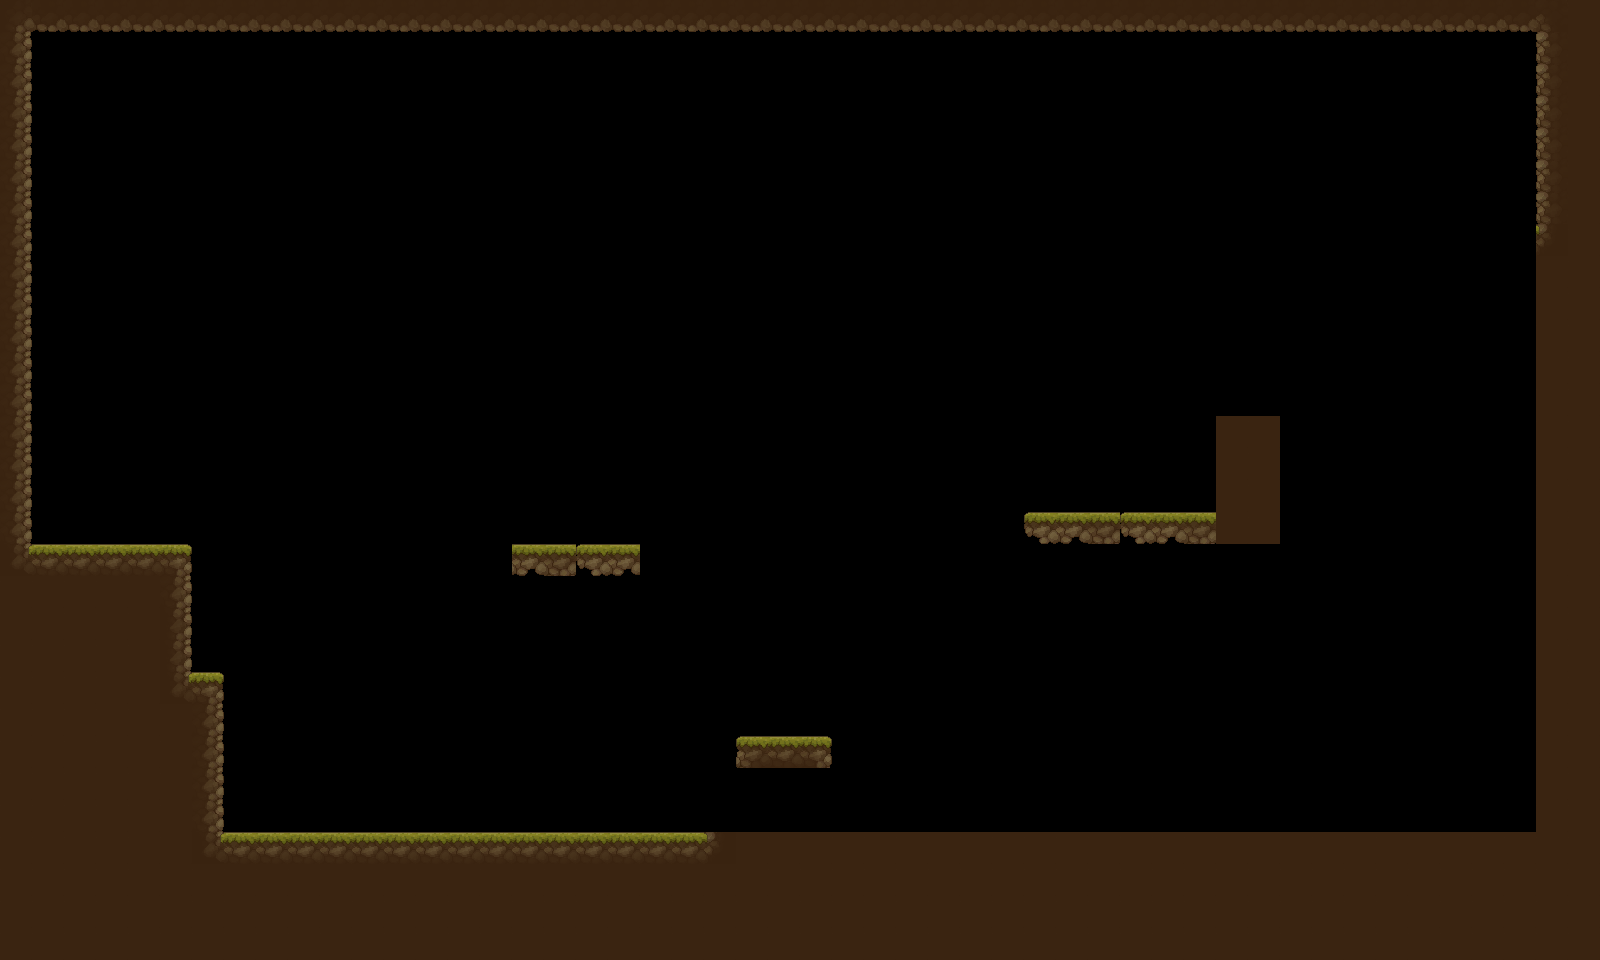

This game map was drawn from its Tiled (.tmx) file and the tilesets committed beside it. A one-line description and the full map source follow:
An orthogonal 50x30 tile map with 32x32 px tiles, 1 tile layer (Tile Layer 1) and 11 objects (9x platform, 2x one_way_platform).

<map version="1.10" tiledversion="1.11.2" orientation="orthogonal" renderorder="right-down" width="50" height="30" tilewidth="32" tileheight="32" infinite="0" nextlayerid="3" nextobjectid="62">
 <tileset firstgid="1" name="TX_Tileset_Ground" tilewidth="32" tileheight="32" tilecount="256" columns="16">
  <image source="TX_Tileset_Ground.png" width="512" height="512" />
 </tileset>
 <layer id="1" name="Tile Layer 1" width="50" height="30">
  <data encoding="csv">
65,66,66,66,66,66,66,66,66,66,66,66,66,66,66,66,66,66,66,66,66,66,66,66,66,66,66,66,66,66,66,66,66,66,66,66,66,66,66,66,66,66,66,66,66,66,66,66,67,18,
19,0,0,0,0,0,0,0,0,0,0,0,0,0,0,0,0,0,0,0,0,0,0,0,0,0,0,0,0,0,0,0,0,0,0,0,0,0,0,0,0,0,0,0,0,0,0,0,17,18,
19,0,0,0,0,0,0,0,0,0,0,0,0,0,0,0,0,0,0,0,0,0,0,0,0,0,0,0,0,0,0,0,0,0,0,0,0,0,0,0,0,0,0,0,0,0,0,0,17,18,
19,0,0,0,0,0,0,0,0,0,0,0,0,0,0,0,0,0,0,0,0,0,0,0,0,0,0,0,0,0,0,0,0,0,0,0,0,0,0,0,0,0,0,0,0,0,0,0,17,18,
19,0,0,0,0,0,0,0,0,0,0,0,0,0,0,0,0,0,0,0,0,0,0,0,0,0,0,0,0,0,0,0,0,0,0,0,0,0,0,0,0,0,0,0,0,0,0,0,17,18,
19,0,0,0,0,0,0,0,0,0,0,0,0,0,0,0,0,0,0,0,0,0,0,0,0,0,0,0,0,0,0,0,0,0,0,0,0,0,0,0,0,0,0,0,0,0,0,0,17,18,
19,0,0,0,0,0,0,0,0,0,0,0,0,0,0,0,0,0,0,0,0,0,0,0,0,0,0,0,0,0,0,0,0,0,0,0,0,0,0,0,0,0,0,0,0,0,0,0,17,18,
19,0,0,0,0,0,0,0,0,0,0,0,0,0,0,0,0,0,0,0,0,0,0,0,0,0,0,0,0,0,0,0,0,0,0,0,0,0,0,0,0,0,0,0,0,0,0,0,99,18,
19,0,0,0,0,0,0,0,0,0,0,0,0,0,0,0,0,0,0,0,0,0,0,0,0,0,0,0,0,0,0,0,0,0,0,0,0,0,0,0,0,0,0,0,0,0,0,0,18,18,
19,0,0,0,0,0,0,0,0,0,0,0,0,0,0,0,0,0,0,0,0,0,0,0,0,0,0,0,0,0,0,0,0,0,0,0,0,0,0,0,0,0,0,0,0,0,0,0,18,18,
19,0,0,0,0,0,0,0,0,0,0,0,0,0,0,0,0,0,0,0,0,0,0,0,0,0,0,0,0,0,0,0,0,0,0,0,0,0,0,0,0,0,0,0,0,0,0,0,18,18,
19,0,0,0,0,0,0,0,0,0,0,0,0,0,0,0,0,0,0,0,0,0,0,0,0,0,0,0,0,0,0,0,0,0,0,0,0,0,0,0,0,0,0,0,0,0,0,0,18,18,
19,0,0,0,0,0,0,0,0,0,0,0,0,0,0,0,0,0,0,0,0,0,0,0,0,0,0,0,0,0,0,0,0,0,0,0,0,0,0,0,0,0,0,0,0,0,0,0,18,18,
19,0,0,0,0,0,0,0,0,0,0,0,0,0,0,0,0,0,0,0,0,0,0,0,0,0,0,0,0,0,0,0,0,0,0,0,0,0,18,18,0,0,0,0,0,0,0,0,18,18,
19,0,0,0,0,0,0,0,0,0,0,0,0,0,0,0,0,0,0,0,0,0,0,0,0,0,0,0,0,0,0,0,0,0,0,0,0,0,18,18,0,0,0,0,0,0,0,0,18,18,
19,0,0,0,0,0,0,0,0,0,0,0,0,0,0,0,0,0,0,0,0,0,0,0,0,0,0,0,0,0,0,0,0,0,0,0,0,0,18,18,0,0,0,0,0,0,0,0,18,18,
19,0,0,0,0,0,0,0,0,0,0,0,0,0,0,0,0,0,0,0,0,0,0,0,0,0,0,0,0,0,0,0,55,56,57,55,56,57,18,18,0,0,0,0,0,0,0,0,18,18,
97,2,2,2,2,3,0,0,0,0,0,0,0,0,0,36,56,57,55,56,36,0,0,0,0,0,0,0,0,0,0,0,0,0,0,0,0,0,0,0,0,0,0,0,0,0,0,0,18,18,
18,18,18,18,18,19,0,0,0,0,0,0,0,0,0,0,0,0,0,0,0,0,0,0,0,0,0,0,0,0,0,0,0,0,0,0,0,0,0,0,0,0,0,0,0,0,0,0,18,18,
18,18,18,18,18,81,0,0,0,0,0,0,0,0,0,0,0,0,0,0,0,0,0,0,0,0,0,0,0,0,0,0,0,0,0,0,0,0,0,0,0,0,0,0,0,0,0,0,18,18,
18,18,18,18,18,81,0,0,0,0,0,0,0,0,0,0,0,0,0,0,0,0,0,0,0,0,0,0,0,0,0,0,0,0,0,0,0,0,0,0,0,0,0,0,0,0,0,0,18,18,
18,18,18,18,18,97,3,0,0,0,0,0,0,0,0,0,0,0,0,0,0,0,0,0,0,0,0,0,0,0,0,0,0,0,0,0,0,0,0,0,0,0,0,0,0,0,0,0,18,18,
18,18,18,18,18,18,19,0,0,0,0,0,0,0,0,0,0,0,0,0,0,0,0,0,0,0,0,0,0,0,0,0,0,0,0,0,0,0,0,0,0,0,0,0,0,0,0,0,18,18,
18,18,18,18,18,18,19,0,0,0,0,0,0,0,0,0,0,0,0,0,0,0,0,1,2,3,0,0,0,0,0,0,0,0,0,0,0,0,0,0,0,0,0,0,0,0,0,0,18,18,
18,18,18,18,18,18,19,0,0,0,0,0,0,0,0,0,0,0,0,0,0,0,0,0,0,0,0,0,0,0,0,0,0,0,0,0,0,0,0,0,0,0,0,0,0,0,0,0,18,18,
18,18,18,18,18,18,19,0,0,0,0,0,0,0,0,0,0,0,0,0,0,0,0,0,0,0,0,0,0,0,0,0,0,0,0,0,0,0,0,0,0,0,0,0,0,0,0,0,18,18,
18,18,18,18,18,18,97,2,2,2,2,2,2,2,2,2,2,2,2,2,2,2,99,18,18,18,18,18,18,18,18,18,18,18,18,18,18,18,18,18,18,18,18,18,18,18,18,18,18,18,
18,18,18,18,18,18,18,18,18,18,18,18,18,18,18,18,18,18,18,18,18,18,18,18,18,18,18,18,18,18,18,18,18,18,18,18,18,18,18,18,18,18,18,18,18,18,18,18,18,18,
18,18,18,18,18,18,18,18,18,18,18,18,18,18,18,18,18,18,18,18,18,18,18,18,18,18,18,18,18,18,18,18,18,18,18,18,18,18,18,18,18,18,18,18,18,18,18,18,18,18,
18,18,18,18,18,18,18,18,18,18,18,18,18,18,18,18,18,18,18,18,18,18,18,18,18,18,18,18,18,18,18,18,18,18,18,18,18,18,18,18,18,18,18,18,18,18,18,18,18,18
</data>
 </layer>
 <objectgroup id="2" name="Object Layer 1">
  <object id="1" type="platform" x="0" y="832" width="1600" height="128" />
  <object id="12" type="platform" x="0" y="0" width="1600" height="32" />
  <object id="13" type="platform" x="0" y="32" width="32" height="800" />
  <object id="14" type="platform" x="32" y="544" width="160" height="288" />
  <object id="15" type="platform" x="192" y="672" width="32" height="160" />
  <object id="16" type="platform" x="1536" y="32" width="64" height="192" />
  <object id="27" type="platform" x="1538" y="225" width="60" height="605" />
  <object id="33" type="platform" x="1024.67" y="512.667" width="192" height="30" />
  <object id="34" type="platform" x="1218.67" y="416" width="60" height="126" />
  <object id="39" type="one_way_platform" x="738" y="736.667" width="92.6667" height="31.3333" />
  <object id="60" type="one_way_platform" x="512.182" y="544.182" width="127.636" height="31.8182" />
 </objectgroup>
</map>
